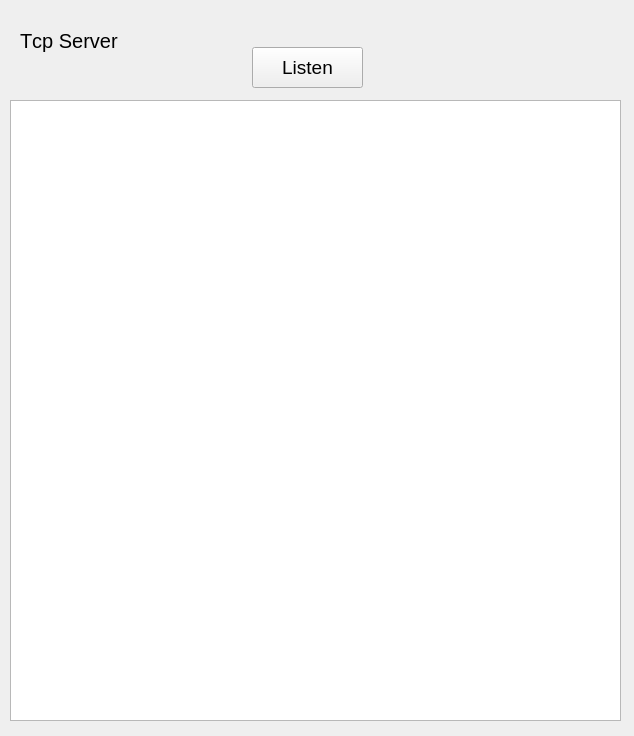
<?xml version="1.0" encoding="UTF-8"?>
<ui version="4.0">
 <class>MainWindow</class>
 <widget class="QMainWindow" name="MainWindow">
  <property name="geometry">
   <rect>
    <x>0</x>
    <y>0</y>
    <width>634</width>
    <height>736</height>
   </rect>
  </property>
  <property name="windowTitle">
   <string>MainWindow</string>
  </property>
  <widget class="QWidget" name="centralWidget">
   <widget class="QPushButton" name="pushButton_Listen">
    <property name="geometry">
     <rect>
      <x>252</x>
      <y>47</y>
      <width>111</width>
      <height>41</height>
     </rect>
    </property>
    <property name="font">
     <font>
      <pointsize>14</pointsize>
     </font>
    </property>
    <property name="text">
     <string>Listen</string>
    </property>
   </widget>
   <widget class="QTextBrowser" name="textBrowser">
    <property name="geometry">
     <rect>
      <x>10</x>
      <y>100</y>
      <width>611</width>
      <height>621</height>
     </rect>
    </property>
   </widget>
   <widget class="QLabel" name="label">
    <property name="geometry">
     <rect>
      <x>20</x>
      <y>10</y>
      <width>221</width>
      <height>61</height>
     </rect>
    </property>
    <property name="font">
     <font>
      <pointsize>15</pointsize>
      <kerning>false</kerning>
     </font>
    </property>
    <property name="text">
     <string>Tcp Server</string>
    </property>
   </widget>
  </widget>
 </widget>
 <layoutdefault spacing="6" margin="11"/>
 <resources/>
 <connections/>
</ui>
